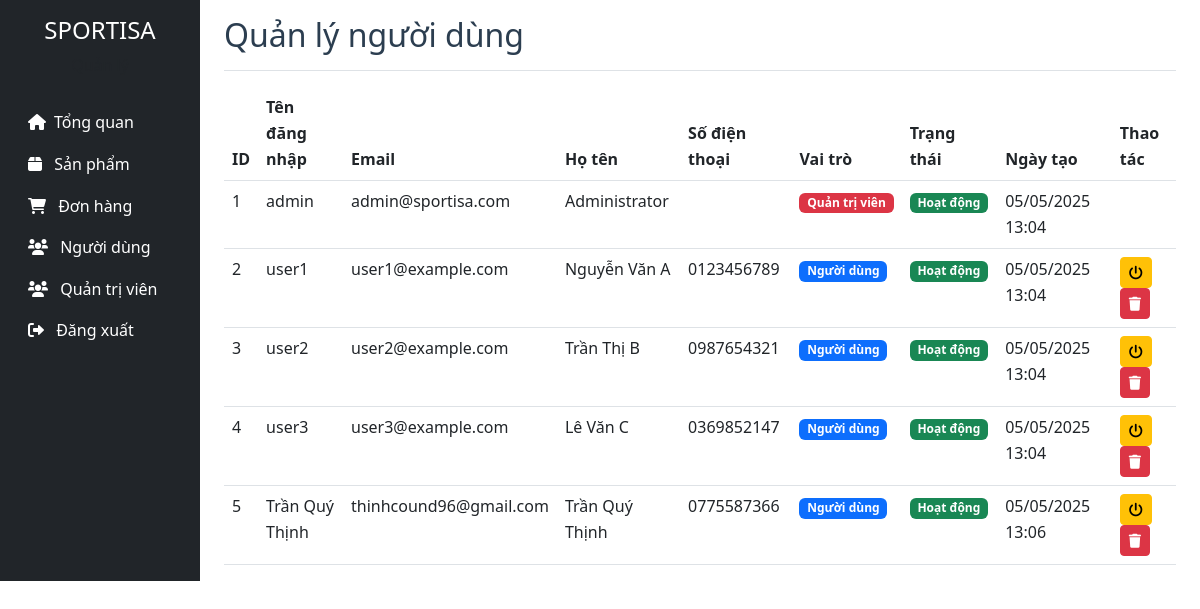
The page /admin/users.php (signed in) on the database its author committed.
### tables this page shows
CREATE TABLE `users` (
  `id` int(11) NOT NULL,
  `username` varchar(50) NOT NULL,
  `email` varchar(100) NOT NULL,
  `password` varchar(255) NOT NULL,
  `full_name` varchar(100) NOT NULL,
  `phone` varchar(20) DEFAULT NULL,
  `address` text DEFAULT NULL,
  `role` enum('admin','user') DEFAULT 'user',
  `status` enum('active','inactive') DEFAULT 'active',
  `created_at` timestamp NOT NULL DEFAULT current_timestamp(),
  `updated_at` timestamp NOT NULL DEFAULT current_timestamp() ON UPDATE current_timestamp()
);

### admin/controller/userscontroller.php (called while the page is built, shortened)
<?php
class UserController {
    private $userModel;
    public function __construct(UserModel $userModel) {
        $this->userModel = $userModel;
    }
    public function getUsers() {
        try {
            return $this->userModel->getAll();
        } catch (PDOException $e) {
            $this->error = 'Có lỗi xảy ra: ' . $e->getMessage();
            return [];
        }
    }
}
?>

### admin/model/usersmodel.php (called while the page is built, shortened)
<?php
class UserModel {
    private $conn;
    public function __construct($conn) {
        $this->conn = $conn;
    }
    public function getAll() {
        $stmt = $this->conn->query("SELECT * FROM users ORDER BY created_at ASC");
        return $stmt->fetchAll(PDO::FETCH_ASSOC);
    }
}
?>

### admin/view/usersview.php (the view, shortened to what this page needs)
<div class="container-fluid">
        <div class="row">
            <?php include 'sidebar.php'; ?>
            <div class="col-md-9 ms-sm-auto col-lg-10 px-md-4">
                <div class="d-flex justify-content-between flex-wrap flex-md-nowrap align-items-center pt-3 pb-2 mb-3 border-bottom">
                    <h1 class="h2">Quản lý người dùng</h1>
                </div>
                <div class="table-responsive">
                    <table class="table table-hover">
                        <thead>
                            <tr>
                                <th>ID</th>
                                <th>Tên đăng nhập</th>
                                <th>Email</th>
                                <th>Họ tên</th>
                                <th>Số điện thoại</th>
                                <th>Vai trò</th>
                                <th>Trạng thái</th>
                                <th>Ngày tạo</th>
                                <th>Thao tác</th>
                            </tr>
                        </thead>
                        <tbody>
                            <?php foreach ($users as $user): ?>
                                <tr>
                                    <td><?php echo $user['id']; ?></td>
                                    <td><?php echo htmlspecialchars($user['username']); ?></td>
                                    <td><?php echo htmlspecialchars($user['email']); ?></td>
                                    <td><?php echo htmlspecialchars($user['full_name']); ?></td>
                                    <td><?php echo htmlspecialchars($user['phone']); ?></td>
                                    <td>
                                        <span class="badge bg-<?php echo $user['role'] === 'admin' ? 'danger' : 'primary'; ?>">
                                            <?php echo $user['role'] === 'admin' ? 'Quản trị viên' : 'Người dùng'; ?>
                                        </span>
                                    </td>
                                    <td>
                                        <span class="badge bg-<?php echo $user['status'] === 'active' ? 'success' : 'danger'; ?>">
                                            <?php echo $user['status'] === 'active' ? 'Hoạt động' : 'Không hoạt động'; ?>
                                        </span>
                                    </td>
                                    <td><?php echo date('d/m/Y H:i', strtotime($user['created_at'])); ?></td>
                                    <td>
                                        <?php if ($user['role'] !== 'admin'): ?>
                                            <a href="?toggle_status=<?php echo $user['id']; ?>"
                                               class="btn btn-sm btn-warning"
                                               onclick="return confirm('Bạn có chắc chắn muốn thay đổi trạng thái người dùng này?')">
                                                <i class="fas fa-power-off"></i>
                                            </a>
                                            <a href="?delete=<?php echo $user['id']; ?>"
                                               class="btn btn-sm btn-danger"
                                               onclick="return confirm('Bạn có chắc chắn muốn xóa người dùng này?')">
                                                <i class="fas fa-trash"></i>
                                            </a>
                                        <?php endif; ?>
                                    </td>
                                </tr>
                            <?php endforeach; ?>
                        </tbody>
                    </table>
                </div>
            </div>
        </div>
    </div>

### css/style.css (style rules this page uses)
:root { --primary-color: #2c3e50; --secondary-color: #3498db; --accent-color: #e74c3c; --light-color: #ecf0f1; --dark-color: #2c3e50; }
body { font-family: "Segoe UI", Tahoma, Geneva, Verdana, sans-serif; line-height: 1.6; color: var(--dark-color); }

### rows shown on the page
users: id "1", username "admin", email "admin@sportisa.com", full_name "Administrator", role "Quản trị viên", status "Hoạt động", created_at "05/05/2025 13:04"
users: id "2", username "user1", email "user1@example.com", full_name "Nguyễn Văn A", phone "0123456789", role "Người dùng", status "Hoạt động", created_at "05/05/2025 13:04"
users: id "3", username "user2", email "user2@example.com", full_name "Trần Thị B", phone "0987654321", role "Người dùng", status "Hoạt động", created_at "05/05/2025 13:04"
users: id "4", username "user3", email "user3@example.com", full_name "Lê Văn C", phone "0369852147", role "Người dùng", status "Hoạt động", created_at "05/05/2025 13:04"
users: id "5", username "Trần Quý Thịnh", email "thinhcound96@gmail.com", full_name "Trần Quý Thịnh", phone "0775587366", role "Người dùng", status "Hoạt động", created_at "05/05/2025 13:06"
